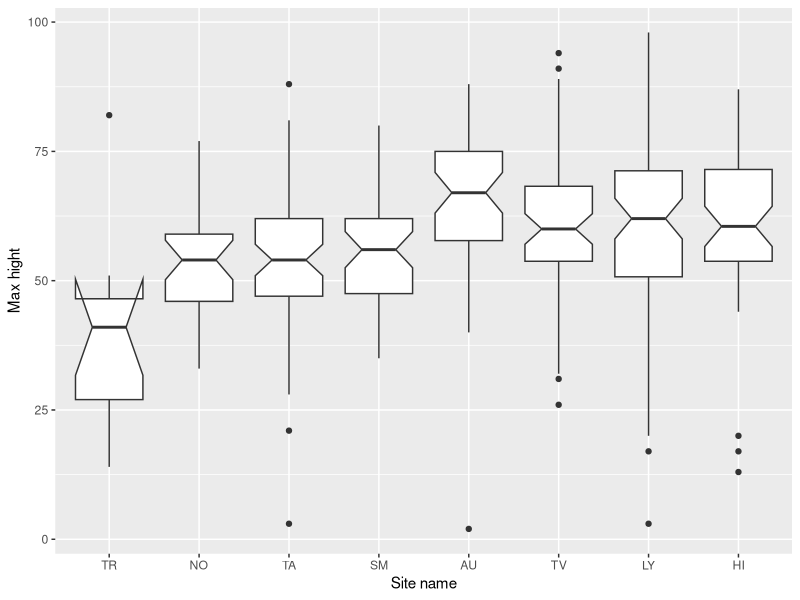

This figure's R source:
#load packages
library(tidyverse)

#load data
calluna <- readxl::read_excel("Data/Feltskjema Fureneset 25.09.2019.xlsx", sheet = "målingerSept")

calluna <- calluna %>% mutate(`Site name`= factor(`Site name`,levels = c("TR", "NO", "TA", "SM", "AU", "TV", "LY", "HI")))

ggplot(calluna, aes(x = `Site name`, y = `Max hight`)) + 
  geom_boxplot(notch = TRUE)

hightmod <- lm(`Max hight` ~ `Site name`, data = calluna)
summary(hightmod)
